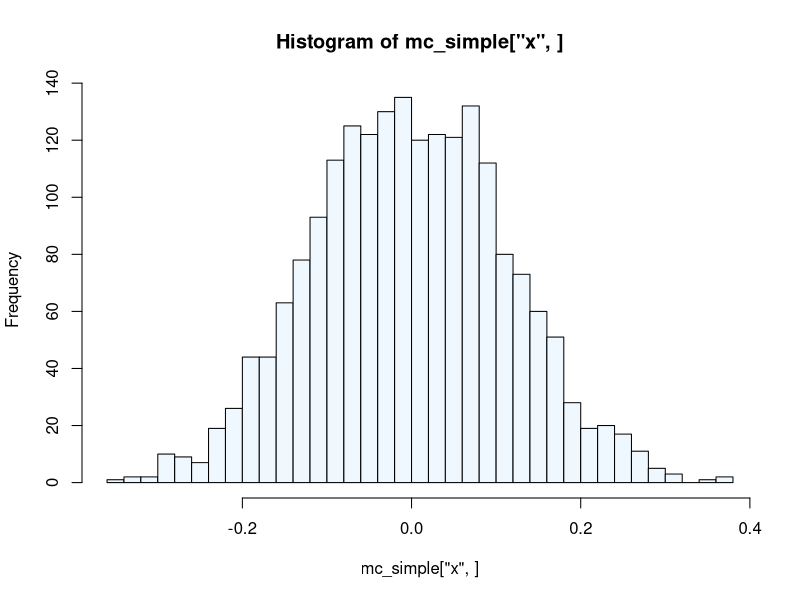
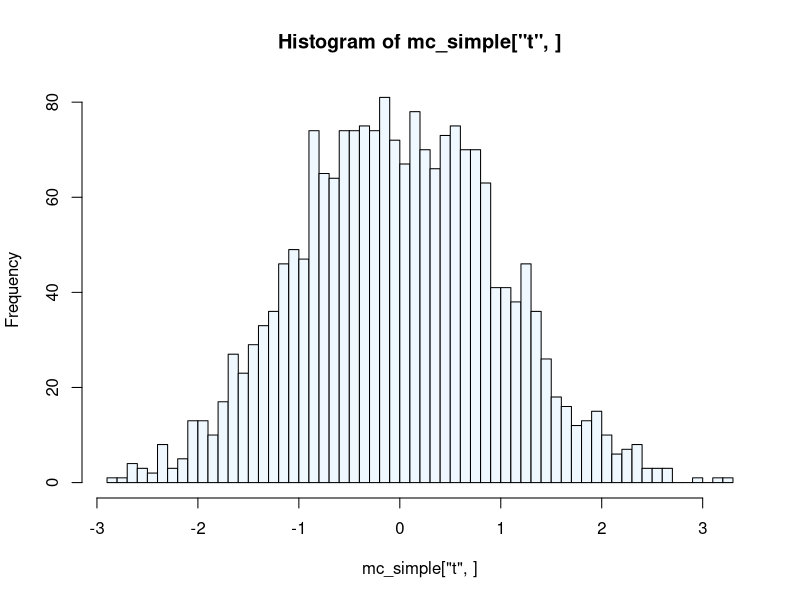
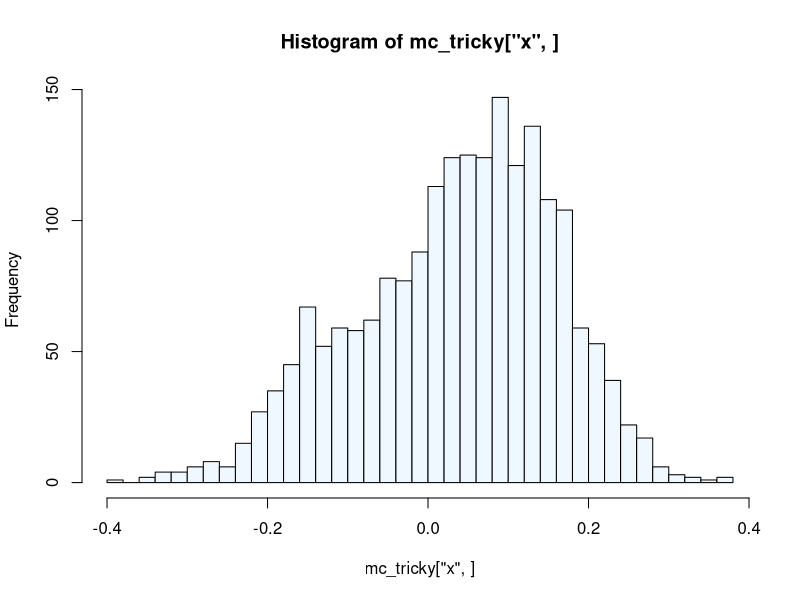
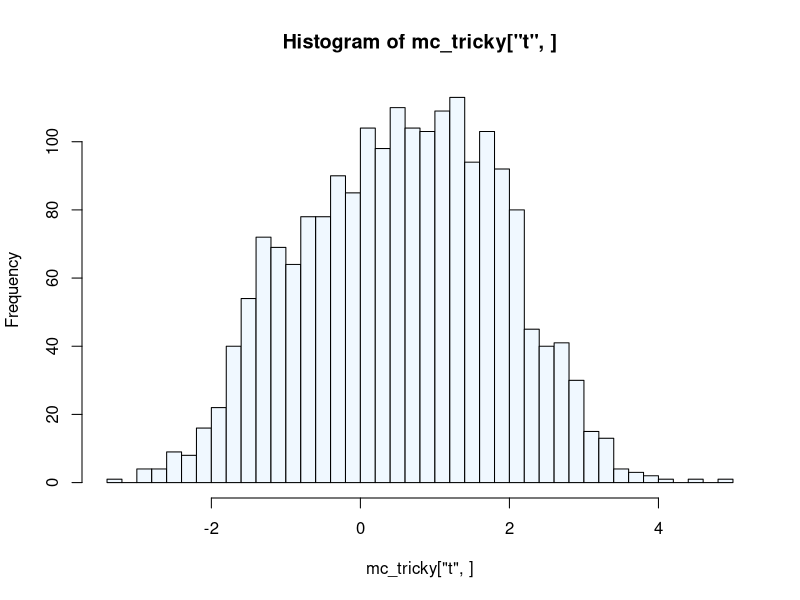

Write R code to recreate these figures, in order.
n <- 150
rdata <- function(n, bx = 1, bz = 1) {
    x <- rnorm(n)
    z <- x + rnorm(n)
    y <- bx * x + bz * z + rnorm(n)
    data.frame(y, x, z)
}

mc_simple <- replicate(2000, {
    d <- rdata(n, 0, 0.1)
    m <- lm(y ~ x + z, d)
    c(x = unname(m$coef["x"]),
      t = summary(m)$coef["x","t value"])
})

hist(mc_simple["x",], 50, col = "alice blue")
hist(mc_simple["t",], 50, col = "alice blue")
mean(abs(mc_simple["t",]) > 1.65)
mean(mc_simple["x",]^2)

mc_tricky <- replicate(2000, {
    d <- rdata(n, 0, 0.1)
    m <- lm(y ~ x + z, d)
    dropz <- anova(m)["z",5] > 0.10
    if (dropz) m <- update(m, . ~ . -z)
    c(dropz = dropz,
      x = unname(m$coef["x"]),
      t = summary(m)$coef["x","t value"])
})

hist(mc_tricky["x",], 50, col = "alice blue")
hist(mc_tricky["t",], 50, col = "alice blue")
mean(abs(mc_tricky["t",]) > 1.65)
mean(mc_tricky["dropz",])
mean(mc_tricky["x",]^2)
